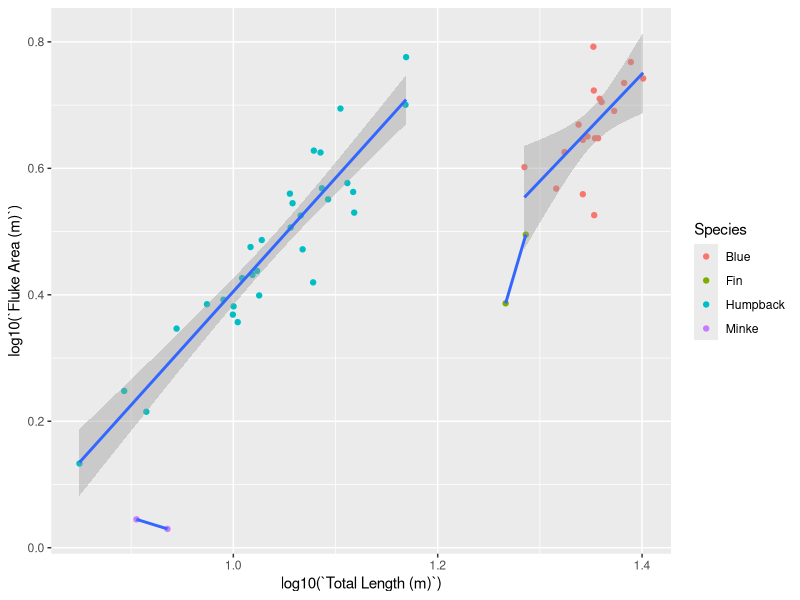

Write the R code that produced this figure.
####################
# Hayden's prelim vis
####################

#load packages----
library(tidyverse)
library(readxl)

# importing data----

d_master <- read_excel("Data Sheet with Fluke Area and Chord Length.xlsx")
d_matlab <-  read_excel("Matlab Drag, Thrust, and Reynolds.xlsx")
 
# joining data frames
d_full <- left_join(d_master, d_matlab, by = c("ID #","Species", "Whale")) #ID 15 Fin Whale is not loading (NA)


# Prelim graphs ----
TLvFA <- ggplot(data = d_full, aes(log10(`Total Length (m)`), log10(`Fluke Area (m)`) )) + 
  geom_point(aes(color = Species)) + 
  geom_smooth(aes(group = Species), method = "lm") 
TLvFA
